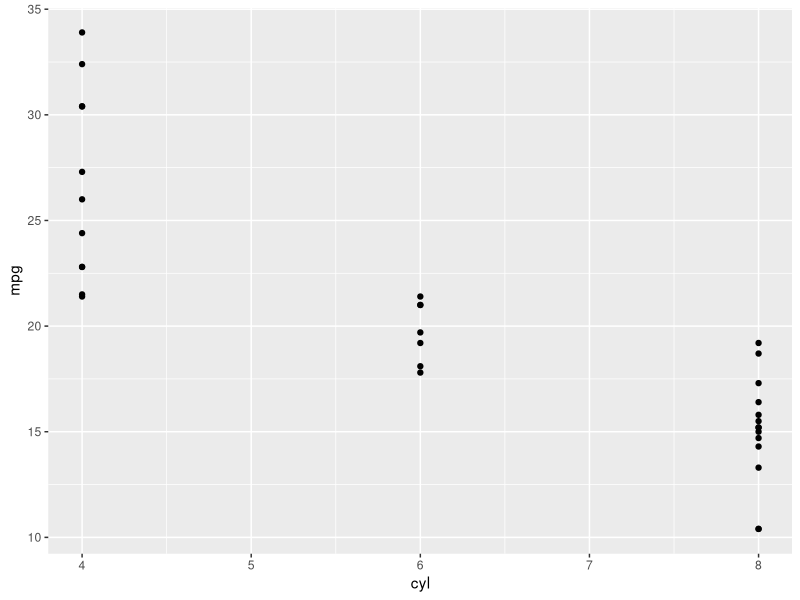
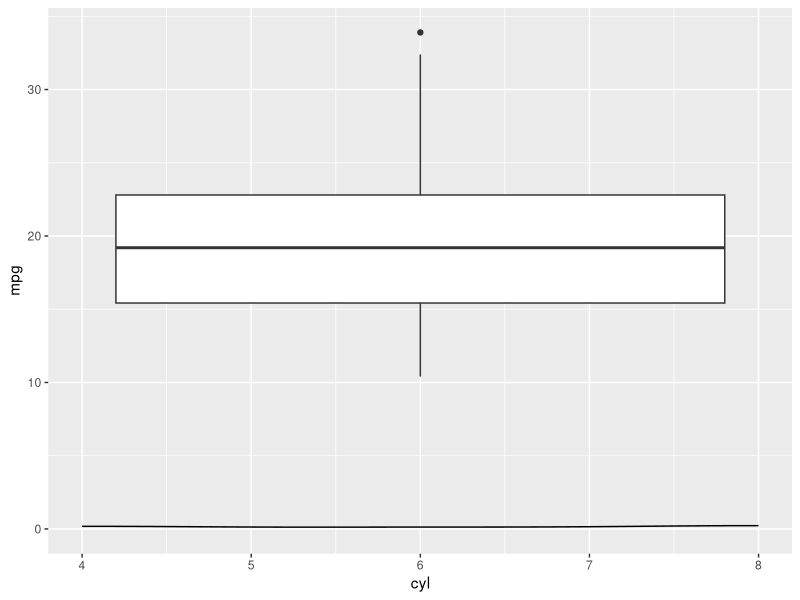

The R source for these figures, in order:
require(ggplot2)
dat <- mtcars

var_geom <- function(mapping = ggplot2::aes(x, y),
                     dat,
                     geom = ggplot2::geom_point){
  geom(mapping, dat)
}

## goal:
ggplot() +
  geom_point(aes(cyl, mpg), mtcars)


ggplot() +
  var_geom(aes(cyl, mpg), mtcars, geom = geom_boxplot) +
  var_geom(aes(cyl), mtcars, geom = geom_density)
